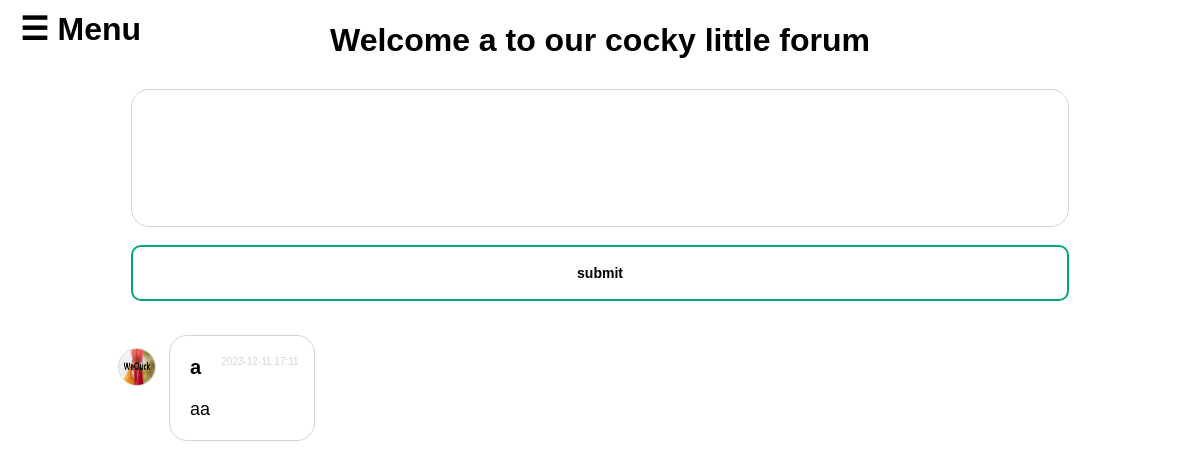
/forum/ (signed in), run on an earlier commit of the app's database.
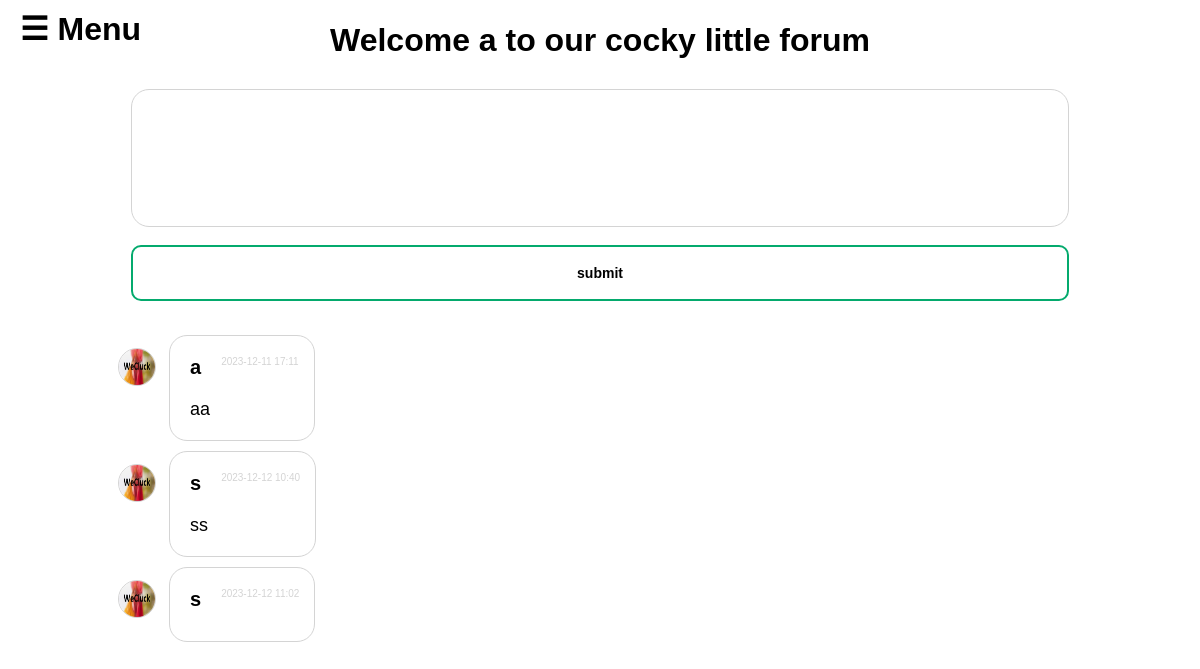
And on a later commit of the database.
### comment.py (models this page shows, shortened)
class Comment(database.Model):
   _id = database.Column('id', database.Integer, primary_key=True)
   user = database.Column(database.String(32))
   content = database.Column(database.String(32))
   timestamp = database.Column(
        database.DateTime, nullable=False, default=datetime.now
   )

### main.py (the view)
@app.route('/forum/', methods=['POST', 'GET'])
def forum():
   if 'user' not in session:
      return redirect(url_for("home"))
   if request.method == 'POST':
      return handle_forum_post()
   elif request.method == 'GET':
      return handle_forum_get()
   else:
      return INVALID_REQUEST_ERROR_MESSAGE

### main.py (called while the page is built)
def handle_forum_get():
   return render_template("forum.html", username=session['user'],
                          comments=db_handler.Comment.query.all())

### templates/forum.html
{% extends 'base.html' %}
{% block head %}
    <link rel="stylesheet" href="{{ url_for('static', filename='/css/forum_style.css') }}">
{% endblock %}
{% block content %}
    {% include 'navbar.html' %}
    <div class="submission-and-forum">
        <h1>Welcome {{ username }} to our cocky little forum</h1>
        <div class="forum">
            <form class="submission-form" method="post" id="submit">
                <textarea maxlength="256" class="textarea" type="text" id="forum_comment" name="forum_comment"></textarea>
                <input class="button" type="submit" name="button" value="submit">
            </form>
            <div class="comment-cotainer">
                {% for comment in comments %}
                    <div class="comment-and-picture">
                        <img class="cock-img" src="{{url_for('static', filename='/img/wecluck.png')}}" alt="we live for this shit">
                        <div class="comment">
                            <div class="comment-title-and-timestamp">
                                <p class="comment-title">{{comment.user}}</p>
                                <p class="comment-timestamp">{{comment.timestamp.strftime("%Y-%m-%d %H:%M")}}</p>
                            </div>
                            <p class="comment-content">{{comment.content}}</p>
                        </div>
                    </div>
                {% endfor %}
            </div>
        </div>
    </div>
{% endblock %}

### templates/base.html (shortened to what this page needs)
<!doctype html>
<html>
    <head>
        <link rel="stylesheet" href="{{ url_for('static', filename='/css/base_style.css') }}">
        {% block head %}
        {% endblock %}
    </head>
    <body>
        {% block content %}
        {% endblock %}
    </body>
</html>

### templates/navbar.html (shortened to what this page needs)
{% block navbar %}
    <link rel="stylesheet" href="{{ url_for('static', filename='/css/sidenav_style.css') }}">
    <span class="openButton" onclick="openMySidenav()">&#9776; Menu</span>
{% endblock %}

### static/css/base_style.css (style rules this page uses)
:root { --fullscreen-height: 100vh; --fullscreen-width: 100vw; --background-color: white; --border-width: 1px; --border-style: solid; --border-color: rgb(212, 212, 212); --border: var(--border-width) var(--border-style) var(--border-color); --logo-height: 200px; --form-border-radius: 20px; --input-border-radius: 18px; --input-font-size: 18px; --button-color: #04AA6D; --button-transition-time: 0.4s; --logo-border-radius: 50px; --sidenav-width: 0px; --sidenav-transition-time: 0.4s; }
* { font-family: 'Trebuchet MS', 'Lucida Sans Unicode', 'Lucida Grande', 'Lucida Sans', Arial, sans-serif; }
body { display: flex; flex-direction: column; height: var(--fullscreen-height); width: var(--fullscreen-width); align-items: center; justify-content: left; background-color: var(--background-color); margin: 0; }

### static/css/forum_style.css (style rules this page uses)
* { font-family: 'Trebuchet MS', 'Lucida Sans Unicode', 'Lucida Grande', 'Lucida Sans', Arial, sans-serif; }
.submission-and-forum { display: flex; flex-direction: column; height: var(--fullscreen-height); width: calc(var(--fullscreen-width) - var(--sidenav-width)); align-items: center; justify-content: center; background-color: var(--background-color); margin: 0; transition: var(--sidenav-transition-time); }
.cock-img { height: 36px; width: 36px; border-radius: var(--logo-border-radius); border: var(--border); margin: 8px; margin-top: 18px; }
.forum { display: flex; flex-direction: column; position: relative; width: max-content; height: 90vh; justify-content: left; align-items: center; }
.submission-form { display: flex; flex-direction: column; justify-content: center; align-items: center; height: max-content; width: fit-content; }
.textarea { border-radius: var(--input-border-radius); border: var(--border); height: 100px; width: 900px; font-size: var(--input-font-size); padding: 18px; margin: 9px; margin-left: 21px; margin-right: 21px; resize: none; overflow-y: hidden; }
.comment-cotainer { width: 100%; display: flex; flex-direction: column; height: max-content; margin-top: 20px; }
.comment-and-picture { display: flex; flex-direction: row; height: fit-content; justify-content: left; align-items: start; }
.comment { height: fit-content; border-radius: var(--input-border-radius); border: var(--border); margin: 5px; }
.comment-title-and-timestamp { width: 100%; display: flex; flex-direction: row; height: fit-content; justify-content: space-between; align-items: start; }
.comment-title { font-weight: bold; font-size: 20px; margin-top: 20px; margin-left: 20px; margin-right: 20px; margin-bottom: 10px; }
.comment-content { font-weight: normal; font-size: 18px; margin-bottom: 20px; margin-left: 20px; margin-right: 20px; margin-top: 10px; }
.comment-timestamp { font-weight: lighter; font-size: 10px; color: var(--border-color); margin-right: 15px; margin-top: 20px; white-space: nowrap; align-self: right; }
.button { font-weight: Bold; border-radius: 10px; background-color: var(--background-color); color: black; border: 2px solid var(--button-color); text-align: center; font-size: 14px; transition-duration: var(--button-transition-time); cursor: pointer; padding: 16px 32px; margin: 9px; margin-left: 21px; margin-right: 21px; width: 938px; padding: 18px; }

### static/css/sidenav_style.css (style rules this page uses)
.openButton { position: fixed; top: 10px; left: 20px; font-size: 32px; font-weight: bold; cursor: pointer; }

What changed in the data, as far as the page shows it:
added Comment: user "s", timestamp "2023-12-12 10:40", content "ss"
added Comment: user "s", timestamp "2023-12-12 11:02"
